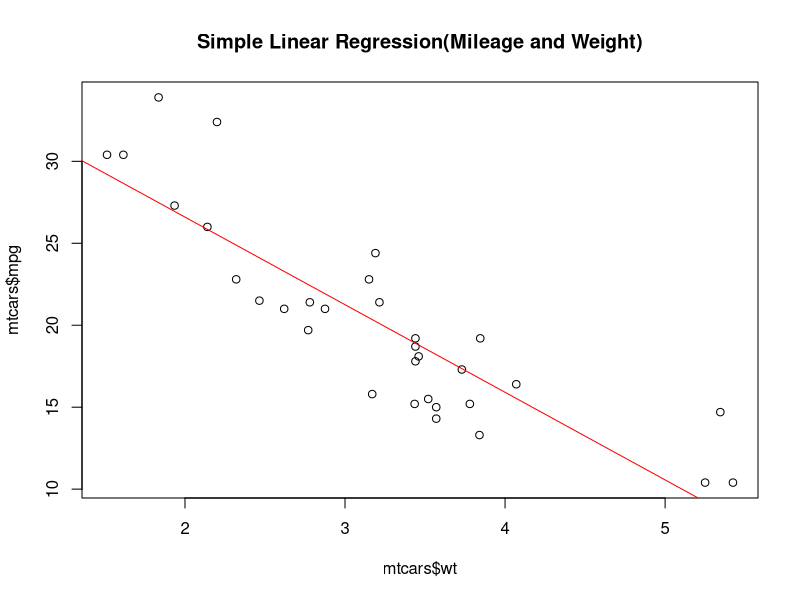

Source code (R):
cat("\014")
packages = "datasets"
print("Training Data\n")
head(mtcars)
#Fit the Simple Linear Model using lm()
model <- lm(mpg~wt,data = mtcars)
plot(mtcars$wt,mtcars$mpg,main = "Simple Linear Regression(Mileage and Weight)")
abline(model,col = "red")
summary(model)

print("Testing Data")
pred_mpg = predict(model,newdata = data.frame(wt = 6))
cat("Mileage per Gallon(Prediction) ",pred_mpg)
#model coefficient
coeff = model$coefficient
#y-intercept
cat("Y-Intercept b0 : ",coeff[1])
#coefficient
cat("Coefficient : ",coeff[2])

#Multiple Regression
model <- lm(mpg ~ wt+hp,data = mtcars)
summary(model)
coef(lm(mpg ~ wt+hp,data = mtcars))
coef(lm(mpg ~ wt,data = mtcars))
coef(lm(mpg ~ hp,data = mtcars))
x <- predict(model,newdata = data.frame(wt = 2.5, hp = 275))
x
